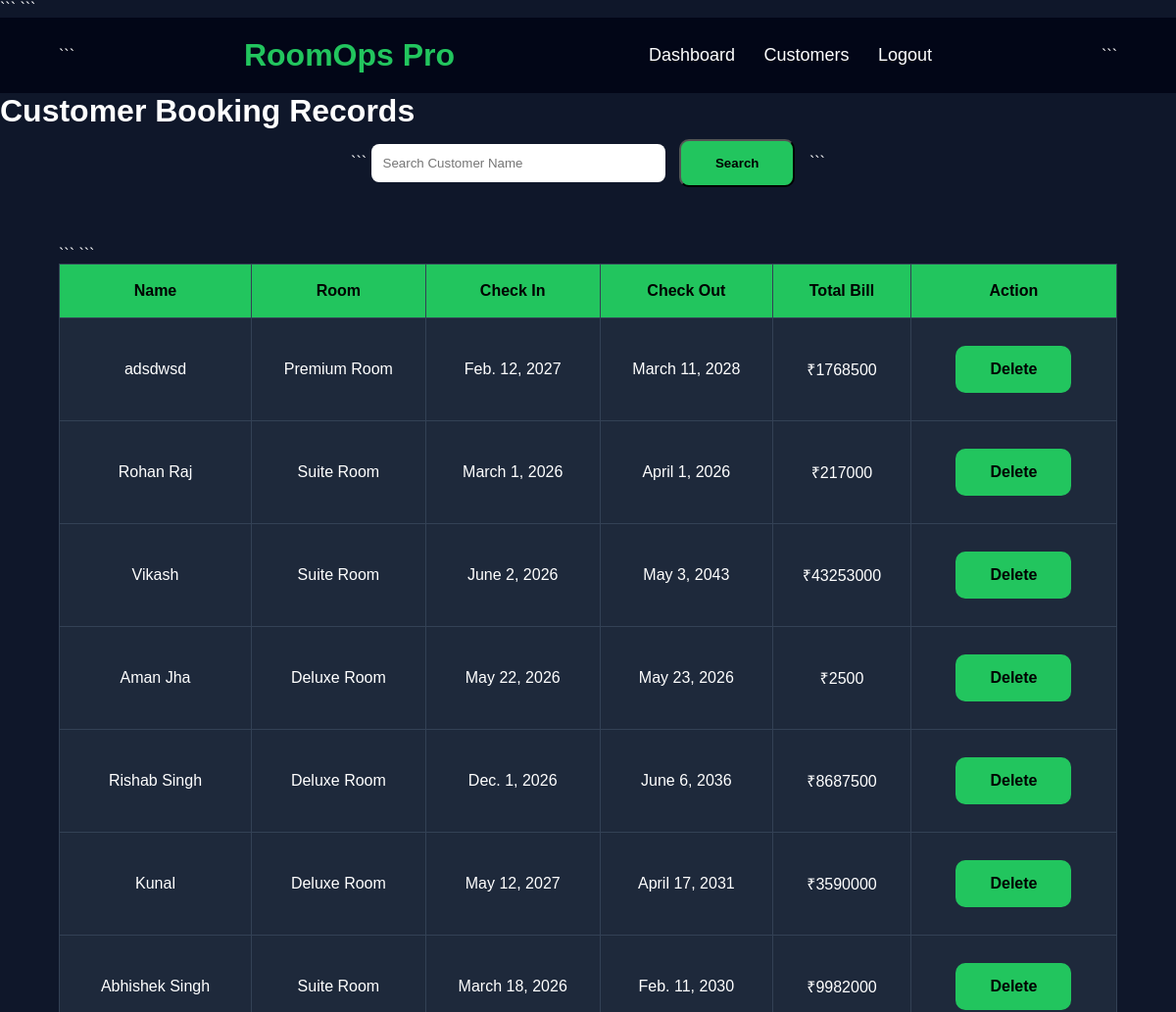
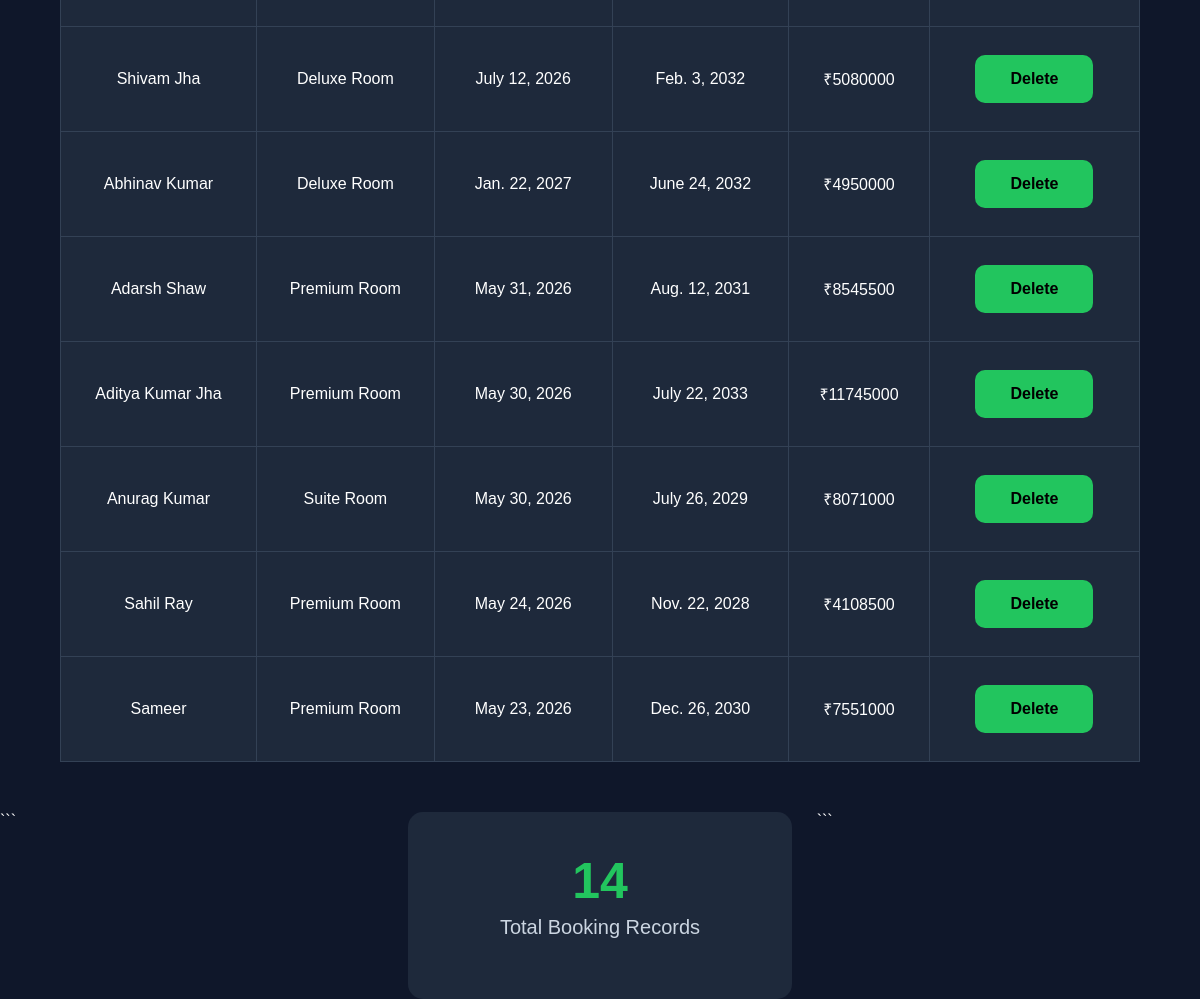
The app's page /records/ (signed in), older data (2 pictures, top to bottom).
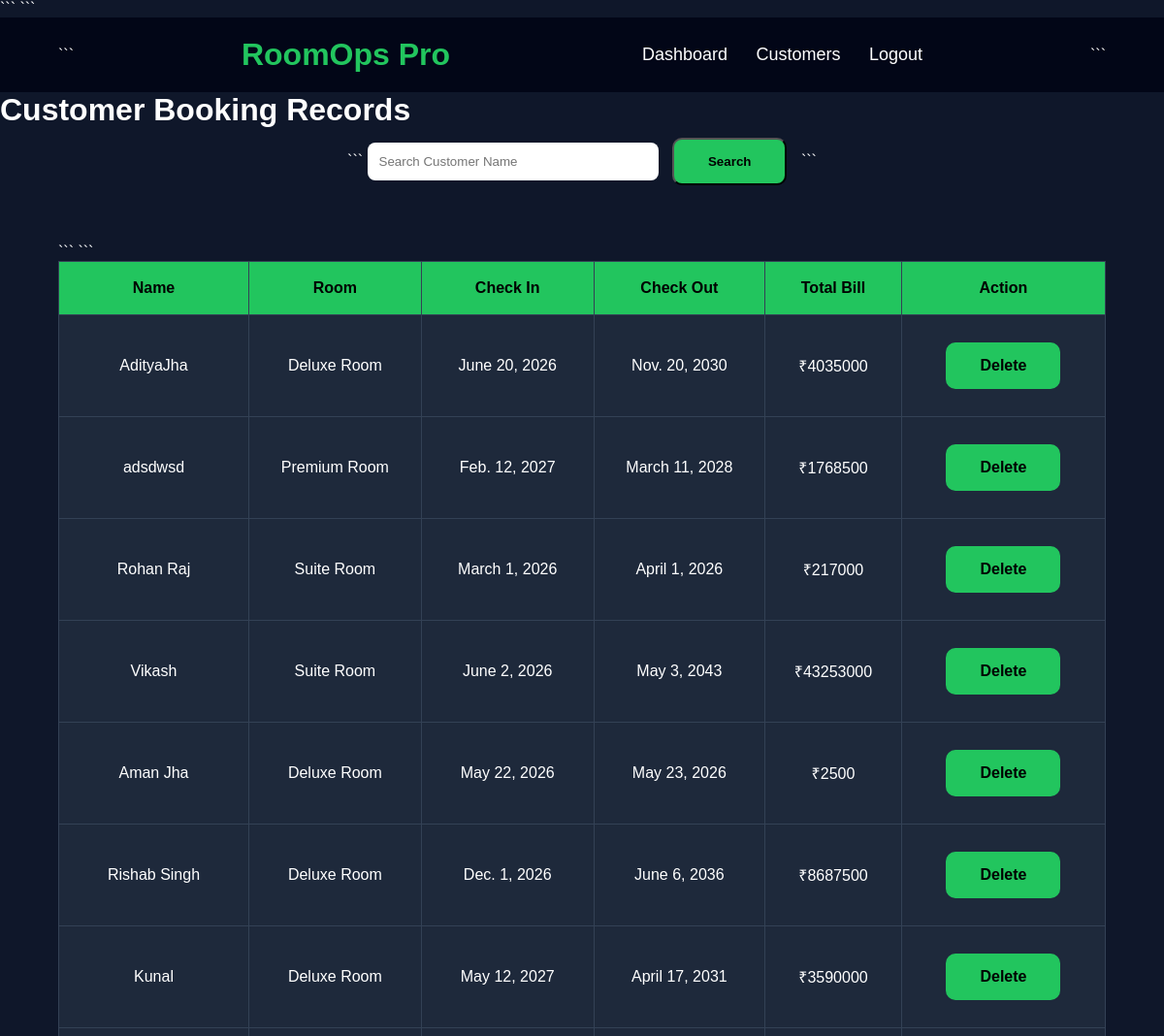
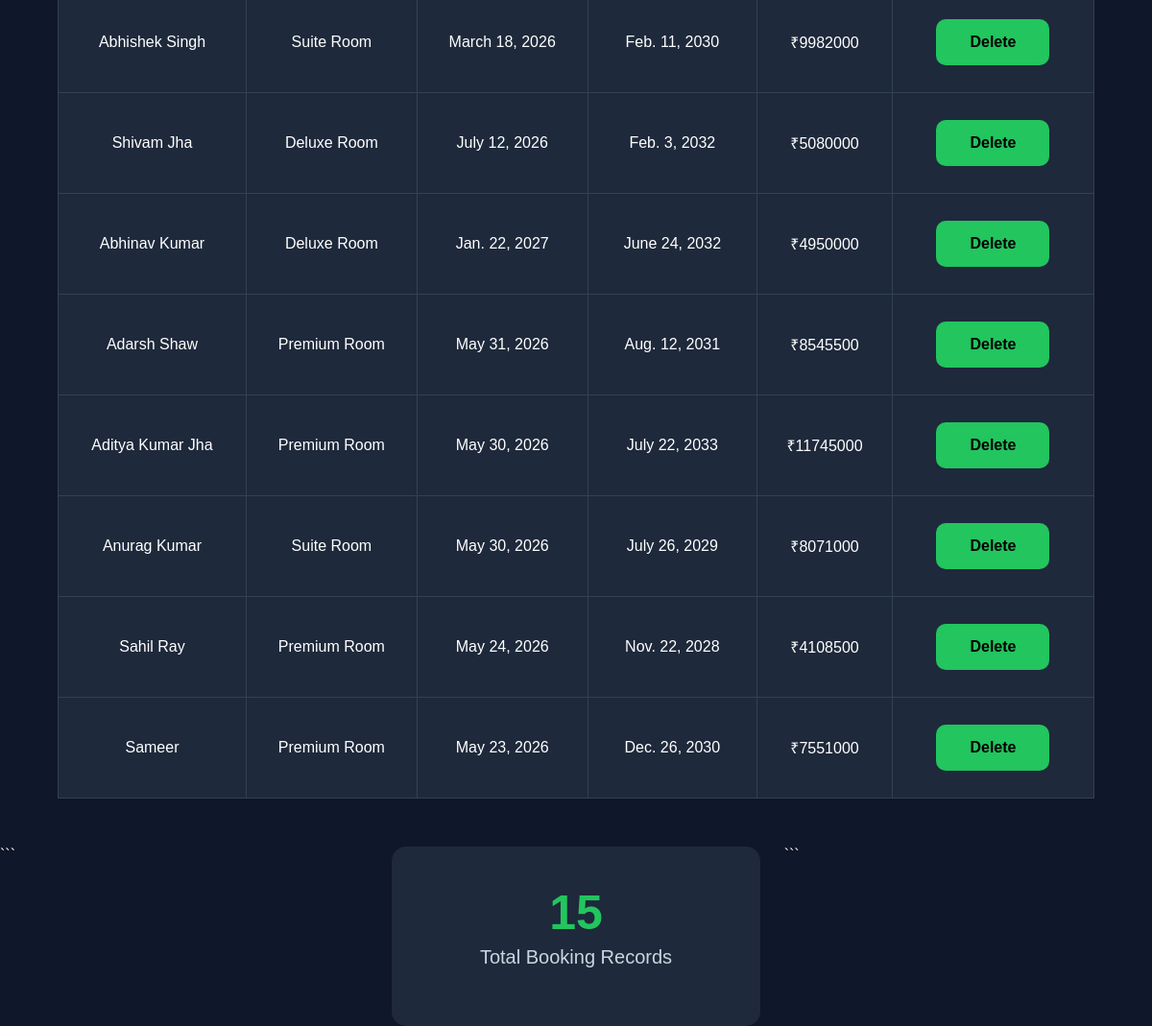
The same page, newer data (2 pictures, top to bottom).
### hotel/models.py (models this page shows, shortened)
class Booking(models.Model):
    ROOM_CHOICES = (
        ('Deluxe Room', 2500),
        ('Premium Room', 4500),
        ('Suite Room', 7000),
    )
    name = models.CharField(max_length=100)
    email = models.EmailField()
    phone = models.CharField(max_length=15)
    room = models.CharField(max_length=100)
    check_in = models.DateField()
    check_out = models.DateField()
    total_bill = models.IntegerField(default=0)

### hotel/views.py (the view)
# urls.py: path('records/', views.records, name='records'),
@login_required(login_url='/login/')
def records(request):
    bookings = Booking.objects.all().order_by('-id')
    query = request.GET.get('q')
    if query:
        bookings = bookings.filter(
            name__icontains=query
        )
    return render(
        request,
        'records.html',
        {
            'bookings': bookings
        }
    )

### hotel/templates/records.html (shortened to what this page needs)
{% load static %}
<!DOCTYPE html>
<html>
<head>
<link rel="stylesheet" href="{% static 'css/style.css' %}">
```
</head>
<body>
<div class="navbar">
```
<div class="logo">RoomOps Pro</div>
<div class="nav-links">
    <a href="/dashboard/">Dashboard</a>
    <a href="/customers/">Customers</a>
    <a href="/logout/">Logout</a>
</div>
```
</div>
<h1 class="page-title">Customer Booking Records</h1>
<form method="GET" style="text-align:center;margin-bottom:30px;">
```
<input
    type="text"
    name="q"
    placeholder="Search Customer Name"
    style="padding:12px;width:300px;border-radius:8px;border:none;">
<button
    type="submit"
    class="btn">
    Search
</button>
```
</form>
<div class="table-container">
<table>
<tr>
    <th>Name</th>
    <th>Room</th>
    <th>Check In</th>
    <th>Check Out</th>
    <th>Total Bill</th>
    <th>Action</th>
</tr>
{% for booking in bookings %}
<tr>
    <td>{{ booking.name }}</td>
    <td>{{ booking.room }}</td>
    <td>{{ booking.check_in }}</td>
    <td>{{ booking.check_out }}</td>
    <td>₹{{ booking.total_bill }}</td>
    <td>
        <a
        href="/delete-booking/{{ booking.id }}/"
        class="btn">
        Delete
        </a>
    </td>
</tr>
{% empty %}
<tr>
    <td colspan="6">
        No Booking Records Found
    </td>
</tr>
{% endfor %}
</table>
</div>
<div class="dashboard-container">
```
<div class="dashboard-card">
    <h2>{{ bookings|length }}</h2>
    <p>Total Booking Records</p>
</div>
```
</div>
</body>
</html>

Row changes from the older to the newer data that the page shows:
added Booking: name "AdityaJha", room "Deluxe Room", check_in "June 20, 2026", check_out "Nov. 20, 2030", total_bill "4035000"
Text that changed along with them:
{{ bookings|length }}: "14" → "15"
